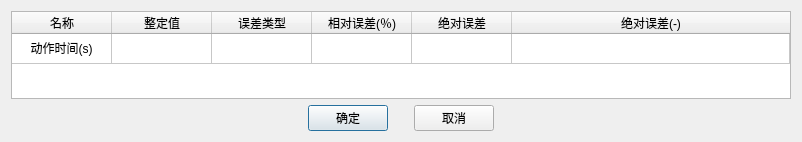
<?xml version="1.0" encoding="UTF-8"?>
<ui version="4.0">
 <class>QSwingResultEvalDlg</class>
 <widget class="QDialog" name="QSwingResultEvalDlg">
  <property name="geometry">
   <rect>
    <x>0</x>
    <y>0</y>
    <width>802</width>
    <height>142</height>
   </rect>
  </property>
  <property name="windowTitle">
   <string>Dialog</string>
  </property>
  <layout class="QHBoxLayout" name="horizontalLayout_2">
   <item>
    <layout class="QVBoxLayout" name="verticalLayout">
     <item>
      <spacer name="verticalSpacer_2">
       <property name="orientation">
        <enum>Qt::Vertical</enum>
       </property>
       <property name="sizeHint" stdset="0">
        <size>
         <width>20</width>
         <height>40</height>
        </size>
       </property>
      </spacer>
     </item>
     <item>
      <widget class="QSwingResultEvalGrid" name="m_tableWidget">
       <property name="minimumSize">
        <size>
         <width>440</width>
         <height>0</height>
        </size>
       </property>
       <property name="rowCount">
        <number>1</number>
       </property>
       <property name="columnCount">
        <number>6</number>
       </property>
       <attribute name="horizontalHeaderStretchLastSection">
        <bool>true</bool>
       </attribute>
       <attribute name="verticalHeaderVisible">
        <bool>false</bool>
       </attribute>
       <attribute name="verticalHeaderStretchLastSection">
        <bool>false</bool>
       </attribute>
       <row/>
       <column>
        <property name="text">
         <string>名称</string>
        </property>
       </column>
       <column>
        <property name="text">
         <string>整定值</string>
        </property>
       </column>
       <column>
        <property name="text">
         <string>误差类型</string>
        </property>
       </column>
       <column>
        <property name="text">
         <string>相对误差(％)</string>
        </property>
       </column>
       <column>
        <property name="text">
         <string>绝对误差</string>
        </property>
       </column>
       <column>
        <property name="text">
         <string>绝对误差(-)</string>
        </property>
       </column>
       <item row="0" column="0">
        <property name="text">
         <string>动作时间(s)</string>
        </property>
        <property name="textAlignment">
         <set>AlignCenter</set>
        </property>
       </item>
      </widget>
     </item>
     <item>
      <spacer name="verticalSpacer">
       <property name="orientation">
        <enum>Qt::Vertical</enum>
       </property>
       <property name="sizeHint" stdset="0">
        <size>
         <width>20</width>
         <height>40</height>
        </size>
       </property>
      </spacer>
     </item>
     <item>
      <layout class="QHBoxLayout" name="horizontalLayout_3"/>
     </item>
     <item>
      <layout class="QHBoxLayout" name="horizontalLayout">
       <item>
        <spacer name="horizontalSpacer">
         <property name="orientation">
          <enum>Qt::Horizontal</enum>
         </property>
         <property name="sizeHint" stdset="0">
          <size>
           <width>40</width>
           <height>20</height>
          </size>
         </property>
        </spacer>
       </item>
       <item>
        <widget class="QPushButton" name="m_btnOk">
         <property name="sizePolicy">
          <sizepolicy hsizetype="Fixed" vsizetype="Fixed">
           <horstretch>0</horstretch>
           <verstretch>0</verstretch>
          </sizepolicy>
         </property>
         <property name="text">
          <string>确定</string>
         </property>
        </widget>
       </item>
       <item>
        <spacer name="horizontalSpacer_3">
         <property name="orientation">
          <enum>Qt::Horizontal</enum>
         </property>
         <property name="sizeType">
          <enum>QSizePolicy::Fixed</enum>
         </property>
         <property name="sizeHint" stdset="0">
          <size>
           <width>20</width>
           <height>20</height>
          </size>
         </property>
        </spacer>
       </item>
       <item>
        <widget class="QPushButton" name="m_btnCancel">
         <property name="sizePolicy">
          <sizepolicy hsizetype="Fixed" vsizetype="Fixed">
           <horstretch>0</horstretch>
           <verstretch>0</verstretch>
          </sizepolicy>
         </property>
         <property name="text">
          <string>取消</string>
         </property>
        </widget>
       </item>
       <item>
        <spacer name="horizontalSpacer_2">
         <property name="orientation">
          <enum>Qt::Horizontal</enum>
         </property>
         <property name="sizeHint" stdset="0">
          <size>
           <width>40</width>
           <height>20</height>
          </size>
         </property>
        </spacer>
       </item>
      </layout>
     </item>
    </layout>
   </item>
  </layout>
 </widget>
 <customwidgets>
  <customwidget>
   <class>QSwingResultEvalGrid</class>
   <extends>QTableWidget</extends>
   <header>../../../Module/UI/Swing/SwingResultEvalGrid.h</header>
  </customwidget>
 </customwidgets>
 <resources/>
 <connections/>
</ui>
